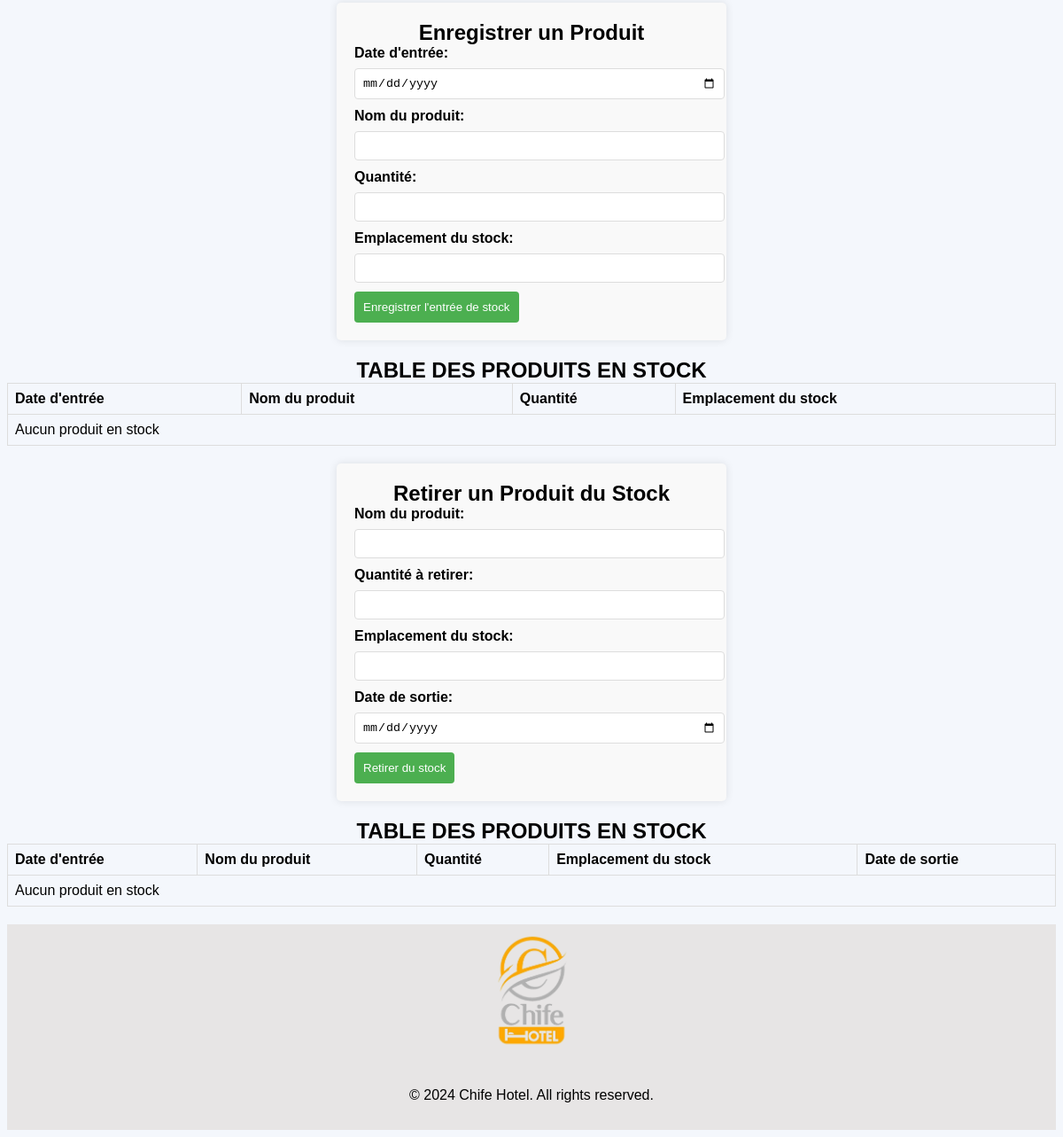
/utilisateur/stock/stock.php (signed in, lower part), run on an earlier commit of the app's database.
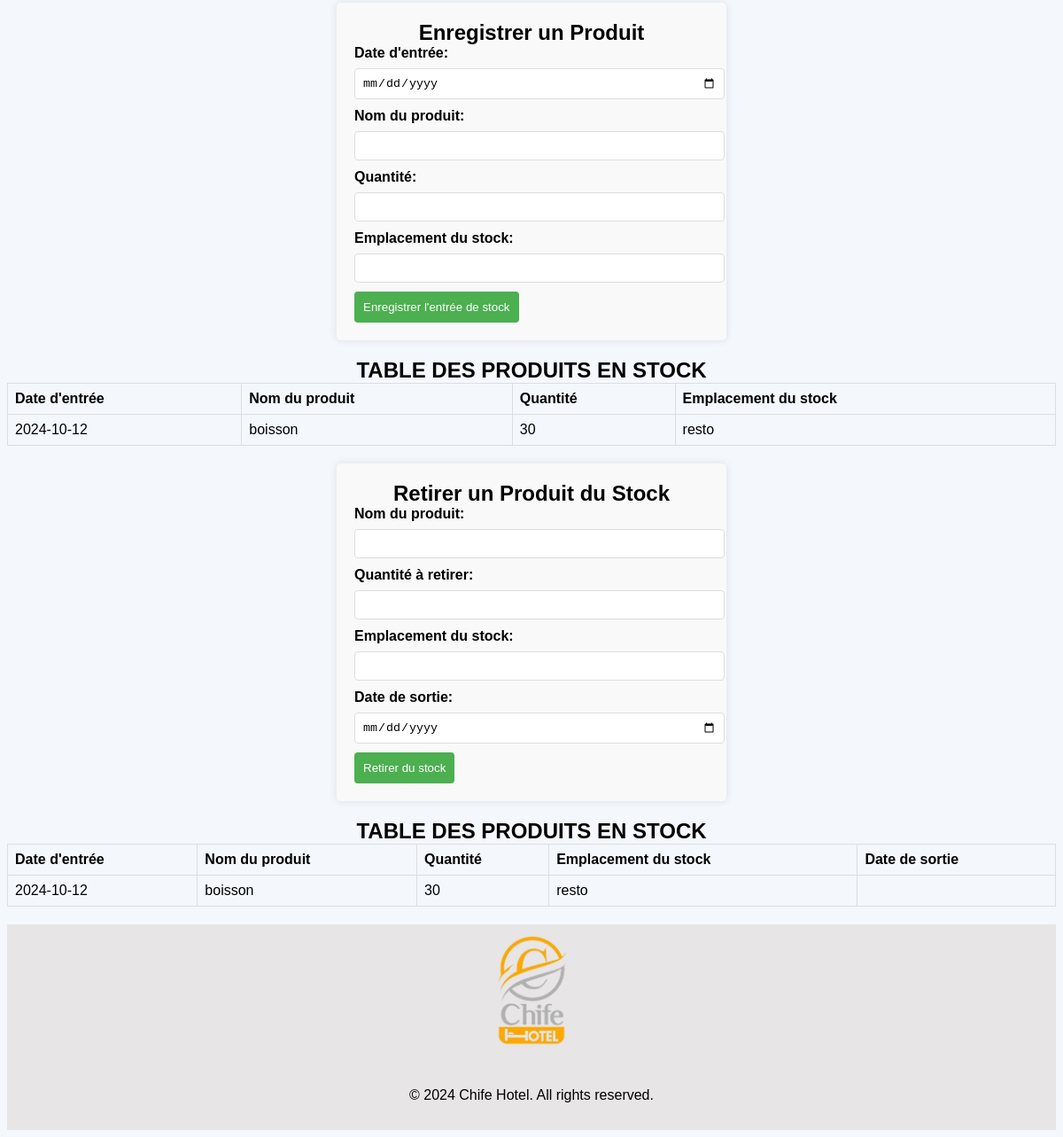
And on a later commit of the database.
### tables this page shows
CREATE TABLE `produits` (
  `id` int(11) NOT NULL,
  `date_entree` date NOT NULL,
  `nom_produit` varchar(255) NOT NULL,
  `quantite` int(11) NOT NULL,
  `emplacement_stock` varchar(255) NOT NULL,
  `date_sortie` date DEFAULT NULL
);

### utilisateur/stock/stock.php (the view, shortened to what this page needs)
<!DOCTYPE html>
<html lang="en">
<head>
    <link rel="stylesheet" href="assets/css/style_utilisateur.css">
</head>
<body>
    <form action="record_product.php" method="post">
        <h2>Enregistrer un Produit</h2>
        <label for="date">Date d'entrée:</label>
        <input type="date" id="date" name="date" required><br>
        <label for="product_name">Nom du produit:</label>
        <input type="text" id="product_name" name="product_name" required><br>
        <label for="quantity">Quantité:</label>
        <input type="number" id="quantity" name="quantity" required><br>
        <label for="stock_location">Emplacement du stock:</label>
        <input type="text" id="stock_location" name="stock_location" required><br>
        <button type="submit">Enregistrer l'entrée de stock</button>
      </form class="table_de_stock">
      <h2>TABLE DES PRODUITS EN STOCK</h2>
      <table>
        <thead>
          <tr>
            <th>Date d'entrée</th>
            <th>Nom du produit</th>
            <th>Quantité</th>
            <th>Emplacement du stock</th>
          </tr>
        </thead>
        <tbody>
          <?php
          include('../../dbconnexion.php');
          $sql = "SELECT * FROM produits WHERE quantite > 0";
          $result = $conn->query($sql);
          if ($result->num_rows > 0) {
              while($row = $result->fetch_assoc()) {
                  echo "<tr>";
                  echo "<td>" . $row['date_entree'] . "</td>";
                  echo "<td>" . $row['nom_produit'] . "</td>";
                  echo "<td>" . $row['quantite'] . "</td>";
                  echo "<td>" . $row['emplacement_stock'] . "</td>";
                  echo "</tr>";
              }
          } else {
              echo "<tr><td colspan='4'>Aucun produit en stock</td></tr>";
          }
          ?>
        </tbody>
      </table>
      <form action="remove_product.php" method="post">
        <h2>Retirer un Produit du Stock</h2>
        <label for="product_name">Nom du produit:</label>
        <input type="text" id="product_name" name="product_name" required autocomplete="off"><br>
        <label for="quantity">Quantité à retirer:</label>
        <input type="number" id="quantity" name="quantity" required><br>
        <label for="stock_location">Emplacement du stock:</label>
        <input type="text" id="stock_location" name="stock_location" required><br>
        <label for="date_sortie">Date de sortie:</label>
        <input type="date" id="date_sortie" name="date_sortie" required><br>
        <button type="submit">Retirer du stock</button>
    </form>
    <h2>TABLE DES PRODUITS EN STOCK</h2>
    <table>
        <thead>
            <tr>
                <th>Date d'entrée</th>
                <th>Nom du produit</th>
                <th>Quantité</th>
                <th>Emplacement du stock</th>
                <th>Date de sortie</th>
            </tr>
        </thead>
        <tbody>
            <?php
            $sql = "SELECT * FROM produits";
            $result = $conn->query($sql);
            if ($result->num_rows > 0) {
                while($row = $result->fetch_assoc()) {
                    echo "<tr>";
                    echo "<td>" . $row['date_entree'] . "</td>";
                    echo "<td>" . $row['nom_produit'] . "</td>";
                    echo "<td>" . $row['quantite'] . "</td>";
                    echo "<td>" . $row['emplacement_stock'] . "</td>";
                    echo "<td>" . $row['date_sortie'] . "</td>";
                    echo "</tr>";
                }
            } else {
                echo "<tr><td colspan='5'>Aucun produit en stock</td></tr>";
            }
            ?>
        </tbody>
    </table>
<footer>
  <div class="footer-content">
      <img src="assets/img/logo_2.png" alt="Company Logo" class="logo">
      <p>&copy; 2024 Chife Hotel. All rights reserved.</p>
  </div>
</footer>
</body>
</html>

What changed in the data, as far as the page shows it:
added produits: date_entree "2024-10-12", nom_produit "boisson", quantite "30", emplacement_stock "resto"
Also different on the page:
text no longer shown: "Aucun produit en stock Aucun produit en stock"
